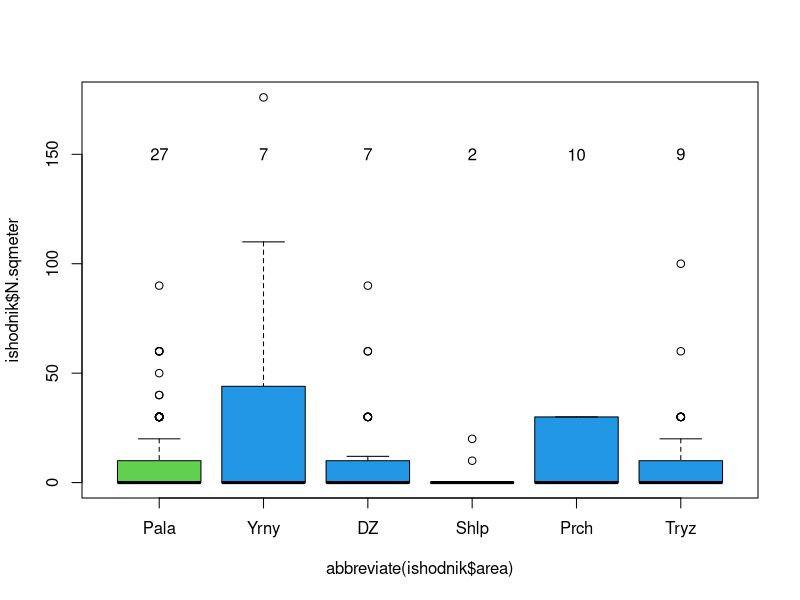

Source code (R): (Note: this script raises an error after producing the figure.)
setwd("~/Dropbox/PhD_thesis/PhD_thesis/article_Barents_microdistribution/")

ishodnik<-read.table("Cedule_Murman_distribution.csv", header=T, sep=";", dec=",")
str(ishodnik)

ishodnik$N.sqmeter<-ishodnik$N.sample * ishodnik$square

ishodnik$area<-ordered(ishodnik$area, levels=c("Pala", 
                                               "Yarnyshnaya", "DZ", "Shelpino", "Porchnikha", "Tryazhina"))
ishodnik$region<-ordered(ishodnik$region, levels=c("Kola_bay", "East_Murman"))

# ====== сравнение регионов =======================================================
kruskal.test(ishodnik$N.sqmeter ~ ishodnik$region)

# ============== график обилие с раскраской отдельных регионов ====================
pdf(file="Ncockle_area_Barents_color.pdf", family="NimbusSan")
boxplot(ishodnik$N.sqmeter ~ abbreviate(ishodnik$area),  
        names=abbreviate(levels(ishodnik$area)), ylim=c(0,max(ishodnik$N.sqmeter, na.rm=T)), col=c(3,4,4,4,4,4))
#подпишем на график медианы
for (i in 1:length(levels(ishodnik$area))){
  text(x=seq(1:6)[i], y=150,
       labels=round(as.vector(tapply(ishodnik$N.sqmeter, INDEX=ishodnik$area, FUN=mean, na.rm=T)))[i])
}
dev.off()
embedFonts("Ncockle_area_Barents_color.pdf") #встройка шрифтов в файл